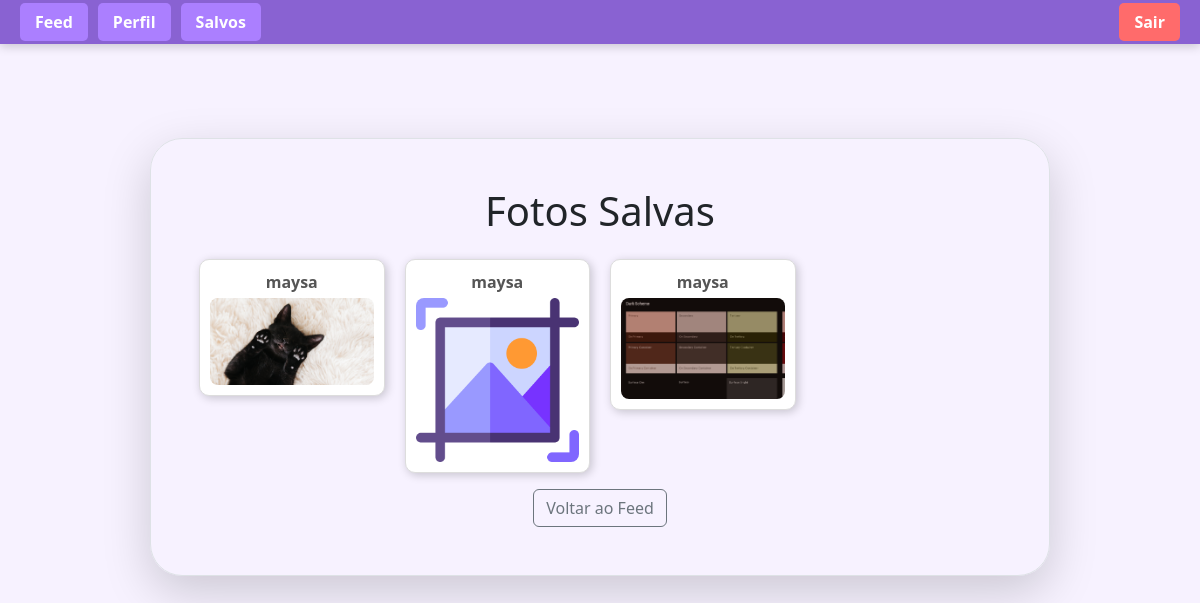
/savedphotos (signed in), run on an earlier commit of the app's database.
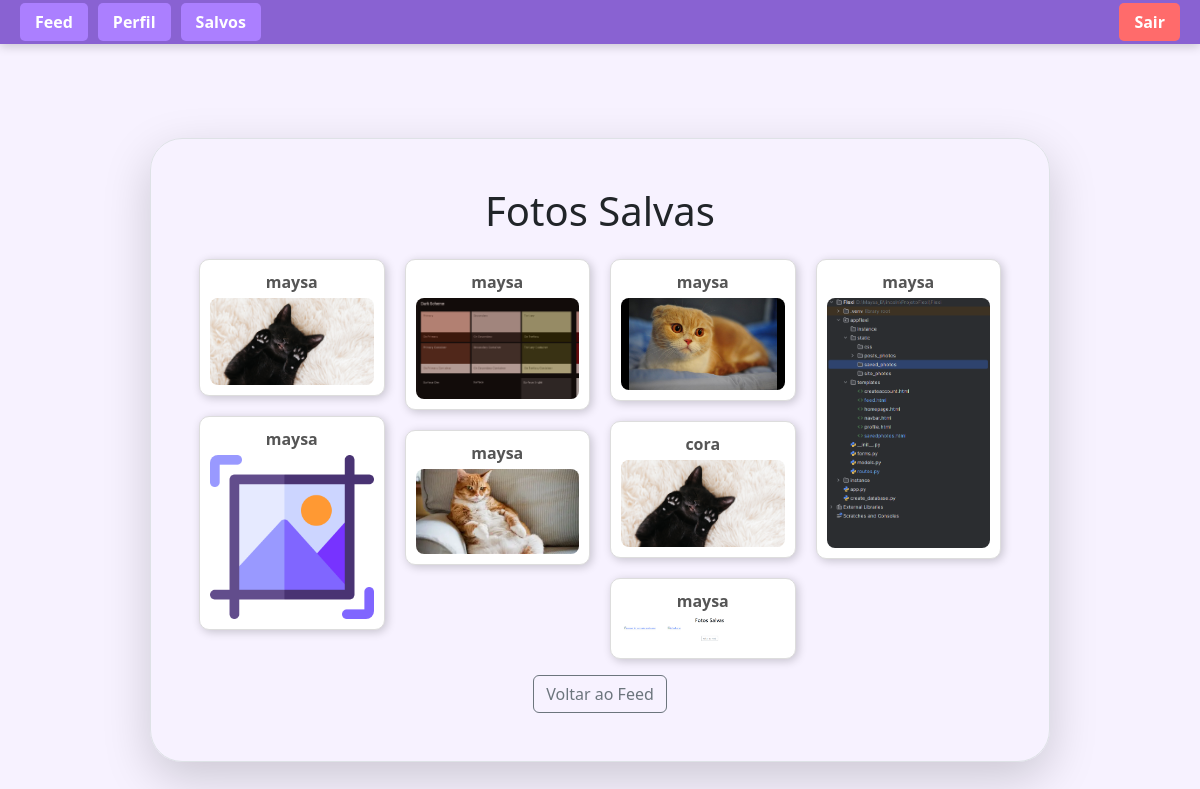
And on a later commit of the database.
### appflexi/models.py (models this page shows)
class Photo(database.Model):
    id = database.Column(database.Integer, primary_key=True)
    file_name = database.Column(database.String(255), default="default.png")
    upload_date = database.Column(
        database.DateTime(timezone=True),
        nullable=False,
        default=lambda: datetime.now(timezone.utc)
    )
    user_id = database.Column(
        database.Integer,
        database.ForeignKey('user.id'),
        nullable=False
    )

class User(database.Model, UserMixin):
    id = database.Column(database.Integer, primary_key=True)
    username = database.Column(database.String(20), unique=True, nullable=False)
    email = database.Column(database.String(100), unique=True, nullable=False)
    password = database.Column(database.String(60), nullable=False)
    photos = database.relationship('Photo', backref='user', lazy=True)

### appflexi/routes.py (the view)
@app.route('/savedphotos')
@login_required
def savedphotos():
    saved = SavedPhoto.query.filter_by(user_id=current_user.id).all()
    saved_photos = [Photo.query.get(item.photo_id) for item in saved]
    return render_template('savedphotos.html', saved_photos=saved_photos)

### appflexi/models.py (called while the page is built)
@login_manager.user_loader
def load_user(user_id):
    return User.query.get(int(user_id))

### appflexi/templates/savedphotos.html (shortened to what this page needs)
{% extends "homepage.html" %}
{% block form %}
{% include "navbar.html" %}
<div class="d-flex justify-content-center" style="margin-top:90px;">
    <div class="border m-5 shadow-lg rounded-5 p-5 w-75">
        <h1 class="text-center mb-4">Fotos Salvas</h1>
        {% if saved_photos %}
            <div style=" columns: 4; column-gap: 20px;">
                {% for photo in saved_photos %}
                    <div style=" break-inside: avoid; margin-bottom: 20px; background:white; padding:10px; border-radius:10px; border:1px solid #ddd; box-shadow:2px 2px 10px rgba(0,0,0,0.2); display:block;">
                        <p class="text-center fw-bold mb-1" style="color:#555;">
                            {{ photo.user.username }}
                        </p>
                        <a href="{{ url_for('profile', user_id=photo.user_id) }}">
                            <img src="{{ url_for('static', filename='saved_photos/' ~ photo.file_name) }}" style="width:100%; border-radius:8px; display:block;" alt="{{ photo.file_name }}">
                        </a>
                    </div>
                {% endfor %}
            </div>
        {% else %}
            <p class="text-center alert alert-info">Você ainda não salvou nenhuma foto.</p>
        {% endif %}
        <div class="text-center mt-3">
            <a href="{{ url_for('feed') }}" class="btn btn-outline-secondary">Voltar ao Feed</a>
        </div>
    </div>
</div>
{% endblock %}

What changed in the data, as far as the page shows it:
added Photo: user.username "maysa", file_name (picture)
added Photo: user.username "maysa", file_name (placeholder picture)
now on this page (row unchanged): Photo: user.username "cora", file_name (picture)
added Photo: user.username "maysa", file_name (picture)
added Photo: user.username "maysa", file_name (picture)
